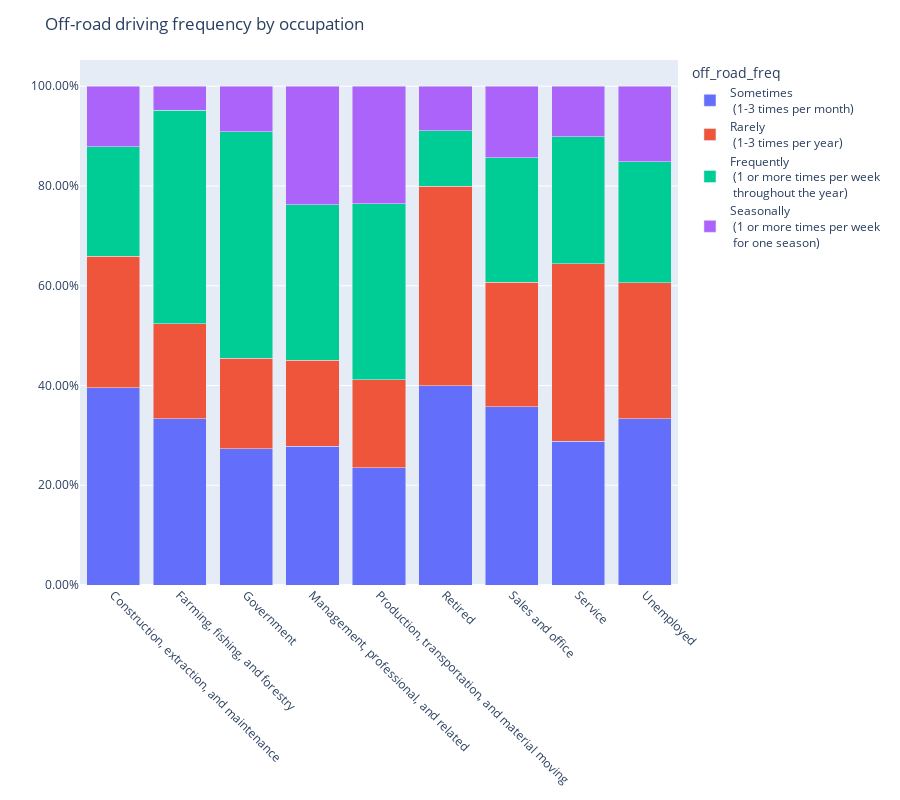

Source (notebook cell):
### Code cell
df_off_freq_by_occ = geo_edf[['occupation', 'off_road_freq']].copy()

# count the number of each off road frequency by occupation
result = df_off_freq_by_occ.groupby('occupation')['off_road_freq'].value_counts().reset_index(name='count_each_off_road_freq')

# calulate the percentage of each off road frequency
result['percentage'] = result['count_each_off_road_freq'] / result.groupby('occupation')['count_each_off_road_freq'].transform('sum')

# convert off_road_freq to string as it is categorical (We need to change this to proper categorical variable later)
result['off_road_freq'] = result['off_road_freq'].astype(str)


# plot it in stacked bar chart
fig = px.bar(result, x="occupation", y="percentage", color="off_road_freq", barmode="stack")

fig.update_layout(
    xaxis=dict(
        tickmode='linear',
        dtick=1,
        tickangle=45,
        title_text=None
    ),
    yaxis=dict(
        title_text=None
    ),
    height=800,
    title_text="Off-road driving frequency by occupation"


)
fig.for_each_trace(lambda t: t.update(name=t.name.replace("\n", "<br>")))
fig.update_layout(yaxis=dict(tickformat=".2%"))



fig.show()


# plot a heatmap of the result

### Figure 1 — Plotly figure (JSON) as saved in the notebook; plotly's stock layout.template omitted (floating-point values rounded to 4 significant figures)
{"data": [{"alignmentgroup": "True", "hovertemplate": "off_road_freq=Sometimes \n (1-3 times per month)<br>occupation=%{x}<br>percentage=%{y}<extra></extra>", "legendgroup": "Sometimes \n (1-3 times per month)", "marker": {"color": "#636efa", "pattern": {"shape": ""}}, "name": "Sometimes <br> (1-3 times per month)", "offsetgroup": "Sometimes \n (1-3 times per month)", "orientation": "v", "showlegend": true, "textposition": "auto", "type": "bar", "x": ["Construction, extraction, and maintenance", "Farming, fishing, and forestry", "Government", "Management, professional, and related", "Production, transportation, and material moving", "Retired", "Sales and office", "Service", "Unemployed"], "xaxis": "x", "y": [0.3956, 0.3333, 0.2727, 0.2787, 0.2353, 0.4, 0.3571, 0.2881, 0.3333], "yaxis": "y"}, {"alignmentgroup": "True", "hovertemplate": "off_road_freq=Rarely \n (1-3 times per year)<br>occupation=%{x}<br>percentage=%{y}<extra></extra>", "legendgroup": "Rarely \n (1-3 times per year)", "marker": {"color": "#EF553B", "pattern": {"shape": ""}}, "name": "Rarely <br> (1-3 times per year)", "offsetgroup": "Rarely \n (1-3 times per year)", "orientation": "v", "showlegend": true, "textposition": "auto", "type": "bar", "x": ["Construction, extraction, and maintenance", "Farming, fishing, and forestry", "Government", "Management, professional, and related", "Production, transportation, and material moving", "Retired", "Sales and office", "Service", "Unemployed"], "xaxis": "x", "y": [0.2637, 0.1905, 0.1818, 0.1721, 0.1765, 0.4, 0.25, 0.3559, 0.2727], "yaxis": "y"}, {"alignmentgroup": "True", "hovertemplate": "off_road_freq=Frequently \n (1 or more times per week \n throughout the year)<br>occupation=%{x}<br>percentage=%{y}<extra></extra>", "legendgroup": "Frequently \n (1 or more times per week \n throughout the year)", "marker": {"color": "#00cc96", "pattern": {"shape": ""}}, "name": "Frequently <br> (1 or more times per week <br> throughout the year)", "offsetgroup": "Frequently \n (1 or more times per week \n throughout the year)", "orientation": "v", "showlegend": true, "textposition": "auto", "type": "bar", "x": ["Construction, extraction, and maintenance", "Farming, fishing, and forestry", "Government", "Management, professional, and related", "Production, transportation, and material moving", "Retired", "Sales and office", "Service", "Unemployed"], "xaxis": "x", "y": [0.2198, 0.4286, 0.4545, 0.3115, 0.3529, 0.1111, 0.25, 0.2542, 0.2424], "yaxis": "y"}, {"alignmentgroup": "True", "hovertemplate": "off_road_freq=Seasonally \n (1 or more times per week \n for one season)<br>occupation=%{x}<br>percentage=%{y}<extra></extra>", "legendgroup": "Seasonally \n (1 or more times per week \n for one season)", "marker": {"color": "#ab63fa", "pattern": {"shape": ""}}, "name": "Seasonally <br> (1 or more times per week <br> for one season)", "offsetgroup": "Seasonally \n (1 or more times per week \n for one season)", "orientation": "v", "showlegend": true, "textposition": "auto", "type": "bar", "x": ["Construction, extraction, and maintenance", "Farming, fishing, and forestry", "Government", "Management, professional, and related", "Production, transportation, and material moving", "Retired", "Sales and office", "Service", "Unemployed"], "xaxis": "x", "y": [0.1209, 0.04762, 0.09091, 0.2377, 0.2353, 0.08889, 0.1429, 0.1017, 0.1515], "yaxis": "y"}], "layout": {"barmode": "stack", "height": 800, "legend": {"title": {"text": "off_road_freq"}, "tracegroupgap": 0}, "margin": {"t": 60}, "title": {"text": "Off-road driving frequency by occupation"}, "xaxis": {"anchor": "y", "domain": [0, 1], "dtick": 1, "tickangle": 45, "tickmode": "linear", "title": {}}, "yaxis": {"anchor": "x", "domain": [0, 1], "tickformat": ".2%", "title": {}}}}
